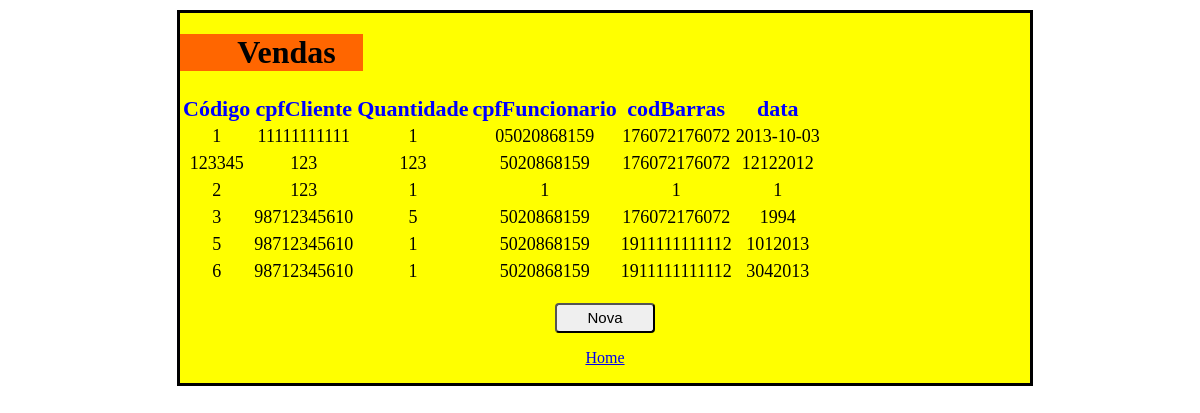
Screenshot of /SitePapelaria/paginas/mostrarVendas.php with the database file from the repository.
### tables this page shows
CREATE TABLE IF NOT EXISTS `venda` (
  `codigoVenda` varchar(20) NOT NULL,
  `cpfCliente` varchar(20) NOT NULL,
  `quantidadeProduto` varchar(10) NOT NULL,
  `cpfFuncionario` varchar(20) NOT NULL,
  `codBarrasProduto` varchar(20) NOT NULL,
  `dataVenda` varchar(10) NOT NULL,
  PRIMARY KEY (`codigoVenda`)
);

### SitePapelaria/paginas/mostrarVendas.php (the view, shortened to what this page needs)
<html>
    <head>
        <link rel="stylesheet" type="text/css" href="http://localhost/SitePapelaria/css/estilo.css">
    </head>
    <body>
        <div id="divTabelaVendas">
            <?php
            $conexao = new mysqli("localhost", "root", "", "papelaria2");
            $query = "SELECT * FROM venda;";
            echo '<h1>Vendas</h1>';
            echo "<table>";
            echo "<th>Código</th>";
            echo "<th>cpfCliente</th>";
            echo "<th>Quantidade</th>";
            echo "<th>cpfFuncionario</th>";
            echo "<th>codBarras</th>";
            echo "<th>data</th>";
            if ($result = $conexao->query($query)) {
                while ($row = $result->fetch_array()) {
                    echo "<tr>";
                    echo "<td>";
                    printf(" %s", $row [0]);
                    echo "</td>";
                    echo "<td>";
                    printf(" %s", $row [1]);
                    echo "</td>";
                    echo "<td>";
                    printf(" %s", $row [2]);
                    echo "</td>";
                    echo "<td>";
                    printf(" %s", $row [3]);
                    echo "</td>";
                    echo "<td>";
                    printf(" %s", $row [4]);
                    echo "</td>";
                    echo "<td>";
                    printf(" %s", $row [5]);
                    echo "</td>";
                    echo "<tr>";
                }
            }
            echo "</table>";
            ?>
            <form method="POST" action="./venda.php">
                <p>
                    <input type="submit" value="Nova" name="botaoNovaVenda">
                </p>
            </form>
            <p><a href="http://localhost/SitePapelaria/index.php">Home</a></p>
        </div>
    </body>
</html>

### SitePapelaria/css/estilo.css (style rules this page uses)
body { background: white; padding:0px; padding-left: 10px; margin:0px; padding-top: 10px; }
h1 { background: #F60; padding-left: 30px; width: 18%; }
input[type="submit"] { width: 100px; height: 30px; border-radius: 4px; font-size: 15px; }
#divTabelaVendas { margin: 0 auto; padding: 0; background-color: yellow; text-align: center; border-style: solid; width: 850px; }
th { color: blue; font-size: 22px; text-align: center; }
td { text-align: center; font-size: 18px; }
tr { text-align: center; }

### rows the page displays
venda: codigoVenda "1", cpfCliente "11111111111", quantidadeProduto "1", cpfFuncionario "05020868159", codBarrasProduto "176072176072", dataVenda "2013-10-03"
venda: codigoVenda "123345", cpfCliente "123", quantidadeProduto "123", cpfFuncionario "5020868159", codBarrasProduto "176072176072", dataVenda "12122012"
venda: codigoVenda "2", cpfCliente "123", quantidadeProduto "1", cpfFuncionario "1", codBarrasProduto "1", dataVenda "1"
venda: codigoVenda "3", cpfCliente "98712345610", quantidadeProduto "5", cpfFuncionario "5020868159", codBarrasProduto "176072176072", dataVenda "1994"
venda: codigoVenda "5", cpfCliente "98712345610", quantidadeProduto "1", cpfFuncionario "5020868159", codBarrasProduto "1911111111112", dataVenda "1012013"
venda: codigoVenda "6", cpfCliente "98712345610", quantidadeProduto "1", cpfFuncionario "5020868159", codBarrasProduto "1911111111112", dataVenda "3042013"
